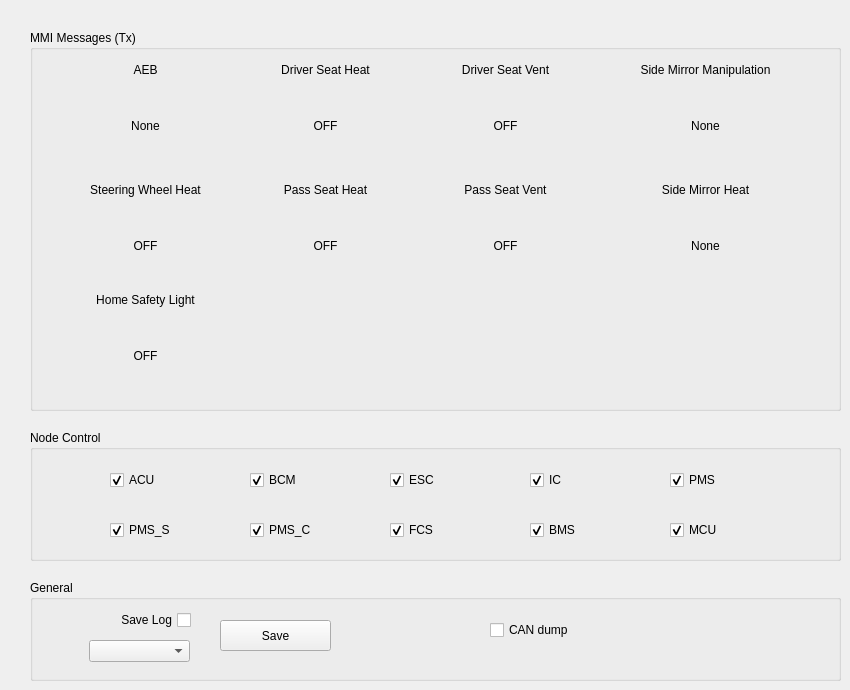
    <widget class="QWidget" name="general">
     <attribute name="title">
      <string>General</string>
     </attribute>
     <widget class="QGroupBox" name="mmi_message_group">
      <property name="geometry">
       <rect>
        <x>30</x>
        <y>30</y>
        <width>811</width>
        <height>381</height>
       </rect>
      </property>
      <property name="title">
       <string>MMI Messages (Tx)</string>
      </property>
      <widget class="QLabel" name="txt_res_side_heat">
       <property name="geometry">
        <rect>
         <x>590</x>
         <y>180</y>
         <width>171</width>
         <height>71</height>
        </rect>
       </property>
       <property name="text">
        <string>None</string>
       </property>
       <property name="alignment">
        <set>Qt::AlignCenter</set>
       </property>
      </widget>
      <widget class="QLabel" name="txt_st_whl_heat">
       <property name="geometry">
        <rect>
         <x>30</x>
         <y>150</y>
         <width>171</width>
         <height>20</height>
        </rect>
       </property>
       <property name="text">
        <string>Steering Wheel Heat</string>
       </property>
       <property name="alignment">
        <set>Qt::AlignCenter</set>
       </property>
      </widget>
      <widget class="QLabel" name="txt_res_pass_vent">
       <property name="geometry">
        <rect>
         <x>390</x>
         <y>180</y>
         <width>171</width>
         <height>71</height>
        </rect>
       </property>
       <property name="text">
        <string>OFF</string>
       </property>
       <property name="alignment">
        <set>Qt::AlignCenter</set>
       </property>
      </widget>
      <widget class="QLabel" name="txt_light">
       <property name="geometry">
        <rect>
         <x>30</x>
         <y>260</y>
         <width>171</width>
         <height>20</height>
        </rect>
       </property>
       <property name="text">
        <string>Home Safety Light</string>
       </property>
       <property name="alignment">
        <set>Qt::AlignCenter</set>
       </property>
      </widget>
      <widget class="QLabel" name="txt_res_aeb">
       <property name="geometry">
        <rect>
         <x>30</x>
         <y>60</y>
         <width>171</width>
         <height>71</height>
        </rect>
       </property>
       <property name="text">
        <string>None</string>
       </property>
       <property name="alignment">
        <set>Qt::AlignCenter</set>
       </property>
      </widget>
      <widget class="QLabel" name="txt_side_mani">
       <property name="geometry">
        <rect>
         <x>570</x>
         <y>30</y>
         <width>211</width>
         <height>20</height>
        </rect>
       </property>
       <property name="text">
        <string>Side Mirror Manipulation</string>
       </property>
       <property name="alignment">
        <set>Qt::AlignCenter</set>
       </property>
      </widget>
      <widget class="QLabel" name="txt_pass_vent">
       <property name="geometry">
        <rect>
         <x>390</x>
         <y>150</y>
         <width>171</width>
         <height>20</height>
        </rect>
       </property>
       <property name="text">
        <string>Pass Seat Vent</string>
       </property>
       <property name="alignment">
        <set>Qt::AlignCenter</set>
       </property>
      </widget>
      <widget class="QLabel" name="txt_pass_heat">
       <property name="geometry">
        <rect>
         <x>210</x>
         <y>150</y>
         <width>171</width>
         <height>20</height>
        </rect>
       </property>
       <property name="text">
        <string>Pass Seat Heat</string>
       </property>
       <property name="alignment">
        <set>Qt::AlignCenter</set>
       </property>
      </widget>
      <widget class="QLabel" name="txt_drv_vent">
       <property name="geometry">
        <rect>
         <x>390</x>
         <y>30</y>
         <width>171</width>
         <height>20</height>
        </rect>
       </property>
       <property name="text">
        <string>Driver Seat Vent</string>
       </property>
       <property name="alignment">
        <set>Qt::AlignCenter</set>
       </property>
      </widget>
      <widget class="QLabel" name="txt_res_st_whl_heat">
       <property name="geometry">
        <rect>
         <x>30</x>
         <y>180</y>
         <width>171</width>
         <height>71</height>
        </rect>
       </property>
       <property name="text">
        <string>OFF</string>
       </property>
       <property name="alignment">
        <set>Qt::AlignCenter</set>
       </property>
      </widget>
      <widget class="QLabel" name="txt_res_drv_heat">
       <property name="geometry">
        <rect>
         <x>210</x>
         <y>60</y>
         <width>171</width>
         <height>71</height>
        </rect>
       </property>
       <property name="text">
        <string>OFF</string>
       </property>
       <property name="alignment">
        <set>Qt::AlignCenter</set>
       </property>
      </widget>
      <widget class="QLabel" name="txt_aeb">
       <property name="geometry">
        <rect>
         <x>30</x>
         <y>30</y>
         <width>171</width>
         <height>20</height>
        </rect>
       </property>
       <property name="text">
        <string>AEB</string>
       </property>
       <property name="alignment">
        <set>Qt::AlignCenter</set>
       </property>
      </widget>
      <widget class="QLabel" name="txt_res_pass_heat">
       <property name="geometry">
        <rect>
         <x>210</x>
         <y>180</y>
         <width>171</width>
         <height>71</height>
        </rect>
       </property>
       <property name="text">
        <string>OFF</string>
       </property>
       <property name="alignment">
        <set>Qt::AlignCenter</set>
       </property>
      </widget>
      <widget class="QLabel" name="txt_res_drv_vent">
       <property name="geometry">
        <rect>
         <x>390</x>
         <y>60</y>
         <width>171</width>
         <height>71</height>
        </rect>
       </property>
       <property name="text">
        <string>OFF</string>
       </property>
       <property name="alignment">
        <set>Qt::AlignCenter</set>
       </property>
      </widget>
      <widget class="QLabel" name="txt_res_side_mani">
       <property name="geometry">
        <rect>
         <x>590</x>
         <y>60</y>
         <width>171</width>
         <height>71</height>
        </rect>
       </property>
       <property name="text">
        <string>None</string>
       </property>
       <property name="alignment">
        <set>Qt::AlignCenter</set>
       </property>
      </widget>
      <widget class="QLabel" name="txt_drv_heat">
       <property name="geometry">
        <rect>
         <x>210</x>
         <y>30</y>
         <width>171</width>
         <height>20</height>
        </rect>
       </property>
       <property name="text">
        <string>Driver Seat Heat</string>
       </property>
       <property name="alignment">
        <set>Qt::AlignCenter</set>
       </property>
      </widget>
      <widget class="QLabel" name="txt_side_heat">
       <property name="geometry">
        <rect>
         <x>590</x>
         <y>150</y>
         <width>171</width>
         <height>20</height>
        </rect>
       </property>
       <property name="text">
        <string>Side Mirror Heat</string>
       </property>
       <property name="alignment">
        <set>Qt::AlignCenter</set>
       </property>
      </widget>
      <widget class="QLabel" name="txt_res_light">
       <property name="geometry">
        <rect>
         <x>30</x>
         <y>290</y>
         <width>171</width>
         <height>71</height>
        </rect>
       </property>
       <property name="text">
        <string>OFF</string>
       </property>
       <property name="alignment">
        <set>Qt::AlignCenter</set>
       </property>
      </widget>
     </widget>
     <widget class="QGroupBox" name="node_group">
      <property name="geometry">
       <rect>
        <x>30</x>
        <y>430</y>
        <width>811</width>
        <height>131</height>
       </rect>
      </property>
      <property name="title">
       <string>Node Control</string>
      </property>
      <widget class="QLabel" name="txt_res_light_3">
       <property name="geometry">
        <rect>
         <x>30</x>
         <y>290</y>
         <width>171</width>
         <height>71</height>
        </rect>
       </property>
       <property name="text">
        <string>OFF</string>
       </property>
       <property name="alignment">
        <set>Qt::AlignCenter</set>
       </property>
      </widget>
      <widget class="QCheckBox" name="chkbox_node_ic">
       <property name="geometry">
        <rect>
         <x>500</x>
         <y>40</y>
         <width>121</width>
         <height>20</height>
        </rect>
       </property>
       <property name="text">
        <string>IC</string>
       </property>
       <property name="checked">
        <bool>true</bool>
       </property>
      </widget>
      <widget class="QCheckBox" name="chkbox_node_pms_s">
       <property name="geometry">
        <rect>
         <x>80</x>
         <y>90</y>
         <width>121</width>
         <height>20</height>
        </rect>
       </property>
       <property name="text">
        <string>PMS_S</string>
       </property>
       <property name="checked">
        <bool>true</bool>
       </property>
      </widget>
      <widget class="QCheckBox" name="chkbox_node_pms">
       <property name="geometry">
        <rect>
         <x>640</x>
         <y>40</y>
         <width>121</width>
         <height>20</height>
        </rect>
       </property>
       <property name="text">
        <string>PMS</string>
       </property>
       <property name="checked">
        <bool>true</bool>
       </property>
      </widget>
      <widget class="QCheckBox" name="chkbox_node_bms">
       <property name="geometry">
        <rect>
         <x>500</x>
         <y>90</y>
         <width>121</width>
         <height>20</height>
        </rect>
       </property>
       <property name="text">
        <string>BMS</string>
       </property>
       <property name="checked">
        <bool>true</bool>
       </property>
      </widget>
      <widget class="QCheckBox" name="chkbox_node_bcm">
       <property name="geometry">
        <rect>
         <x>220</x>
         <y>40</y>
         <width>121</width>
         <height>20</height>
        </rect>
       </property>
       <property name="text">
        <string>BCM</string>
       </property>
       <property name="checked">
        <bool>true</bool>
       </property>
      </widget>
      <widget class="QCheckBox" name="chkbox_node_esc">
       <property name="geometry">
        <rect>
         <x>360</x>
         <y>40</y>
         <width>121</width>
         <height>20</height>
        </rect>
       </property>
       <property name="text">
        <string>ESC</string>
       </property>
       <property name="checked">
        <bool>true</bool>
       </property>
      </widget>
      <widget class="QCheckBox" name="chkbox_node_mcu">
       <property name="geometry">
        <rect>
         <x>640</x>
         <y>90</y>
         <width>121</width>
         <height>20</height>
        </rect>
       </property>
       <property name="text">
        <string>MCU</string>
       </property>
       <property name="checked">
        <bool>true</bool>
       </property>
      </widget>
      <widget class="QCheckBox" name="chkbox_node_pms_c">
       <property name="geometry">
        <rect>
         <x>220</x>
         <y>90</y>
         <width>121</width>
         <height>20</height>
        </rect>
       </property>
       <property name="text">
        <string>PMS_C</string>
       </property>
       <property name="checked">
        <bool>true</bool>
       </property>
      </widget>
      <widget class="QCheckBox" name="chkbox_node_acu">
       <property name="geometry">
        <rect>
         <x>80</x>
         <y>40</y>
         <width>121</width>
         <height>20</height>
        </rect>
       </property>
       <property name="text">
        <string>ACU</string>
       </property>
       <property name="checked">
        <bool>true</bool>
       </property>
      </widget>
      <widget class="QCheckBox" name="chkbox_node_fcs">
       <property name="geometry">
        <rect>
         <x>360</x>
         <y>90</y>
         <width>121</width>
         <height>20</height>
        </rect>
       </property>
       <property name="text">
        <string>FCS</string>
       </property>
       <property name="checked">
        <bool>true</bool>
       </property>
      </widget>
     </widget>
     <widget class="QGroupBox" name="general_group">
      <property name="geometry">
       <rect>
        <x>30</x>
        <y>580</y>
        <width>811</width>
        <height>101</height>
       </rect>
      </property>
      <property name="title">
       <string>General</string>
      </property>
      <widget class="QCheckBox" name="chkbox_can_dump">
       <property name="geometry">
        <rect>
         <x>460</x>
         <y>40</y>
         <width>121</width>
         <height>20</height>
        </rect>
       </property>
       <property name="text">
        <string>CAN dump</string>
       </property>
       <property name="checked">
        <bool>false</bool>
       </property>
      </widget>
      <widget class="QComboBox" name="comboBox_log_format">
       <property name="geometry">
        <rect>
         <x>59</x>
         <y>60</y>
         <width>101</width>
         <height>22</height>
        </rect>
       </property>
      </widget>
      <widget class="QCheckBox" name="chkbox_save_log">
       <property name="geometry">
        <rect>
         <x>40</x>
         <y>30</y>
         <width>121</width>
         <height>20</height>
        </rect>
       </property>
       <property name="layoutDirection">
        <enum>Qt::RightToLeft</enum>
       </property>
       <property name="text">
        <string>Save Log</string>
       </property>
       <property name="checked">
        <bool>false</bool>
       </property>
      </widget>
      <widget class="QPushButton" name="btn_save_log">
       <property name="geometry">
        <rect>
         <x>190</x>
         <y>40</y>
         <width>111</width>
         <height>31</height>
        </rect>
       </property>
       <property name="text">
        <string>Save</string>
       </property>
      </widget>
     </widget>
    </widget>
